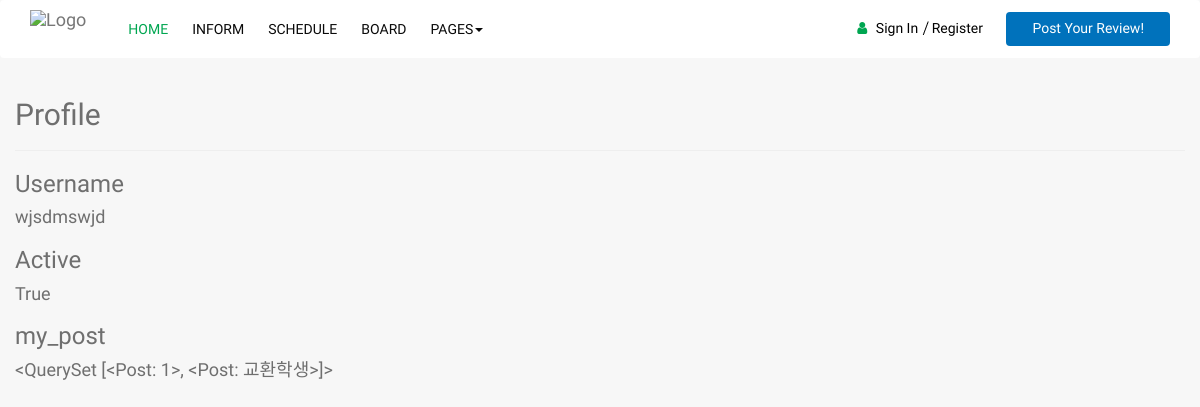
Page /users/profile/ (signed in) on the earlier database version.
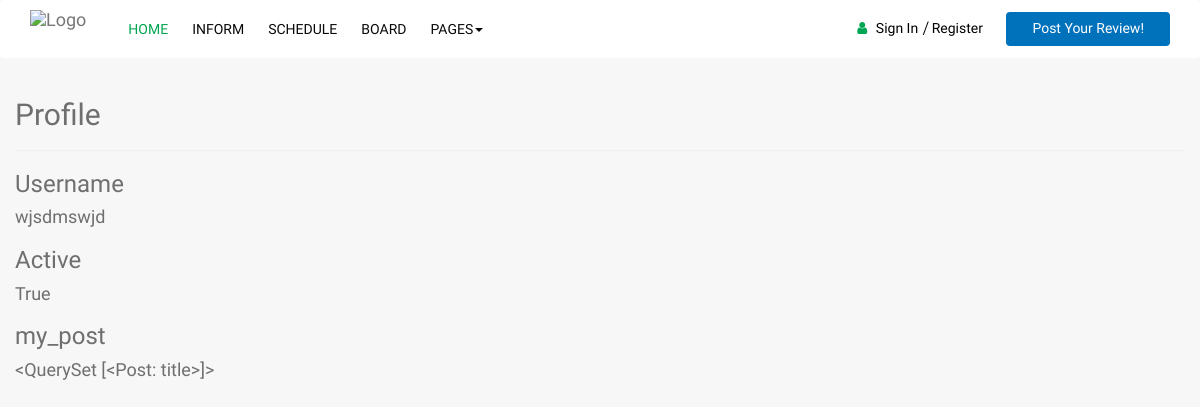
Same page on the later database version.
### blog/models.py (models this page shows, shortened)
class Post(models.Model):
    author = models.ForeignKey('auth.User')
    title = models.CharField(max_length=200)
    text = models.TextField()
    created_date = models.DateTimeField(
            default=timezone.now)
    published_date = models.DateTimeField(
            blank=True, null=True)
    photo = models.ImageField(blank=True, null=True)
    class Admin:
    	   pass
    def __str__(self):
        return self.title

### users/views.py (the view)
@login_required
def profile_view(request):
    context = {}
    if request.user.is_authenticated():
        user = User.objects.get(username=request.user)
        context = {
            'username': user.username,
            'active': user.is_active,
            'my_post': Post.objects.filter(author=user),
        }
    return render(request, 'users/profile.html', context)

### users/templates/users/profile.html (shortened to what this page needs)
<html lang="ko">
  <head>
    {% load staticfiles %}
    <link rel="stylesheet" href="{% static 'css/bootstrap.min.css' %}" >
    <link rel="stylesheet" href="{% static 'css/font-awesome.min.css' %}">
	<link rel="stylesheet" href="{% static 'css/icofont.css' %}">
    <link rel="stylesheet" href="{% static 'css/slidr.css' %}">
    <link rel="stylesheet" href="{% static 'css/main.css' %}">
	<link id="preset" rel="stylesheet" href="{% static 'css/presets/preset1.css' %}">
    <link rel="stylesheet" href="{% static 'css/responsive.css' %}">
  </head>
  <body>
	<header id="header" class="clearfix">
		<nav class="navbar navbar-default">
			<div class="container">
				<div class="navbar-header">
					<a class="navbar-brand"><img class="img-responsive" src="{% static 'images/logo.png' %}" alt="Logo"></a>
				</div>
				<div class="navbar-left">
					<div class="collapse navbar-collapse" id="navbar-collapse">
						<ul class="nav navbar-nav">
							<li class="active"><a href="{% url 'main_view' %}">Home</a></li>
							<li><a href="job-list.html">Inform</a></li>
							<li><a href="details.html">Schedule</a></li>
							<li><a href="{% url 'post_list' %}">Board</a></li>
							<li class="dropdown"><a href="javascript:void(0);" class="dropdown-toggle" data-toggle="dropdown">Pages<span class="caret"></span></a>
							</li>
						</ul>
					</div>
				</div>
				<div class="nav-right">
					<ul class="sign-in">
						<li><i class="fa fa-user"></i></li>
						<li><a href="{% url 'login' %}">Sign In</a></li>
						<li><a href="{% url 'register' %}">Register</a></li>
					</ul>
					<a href="{% url 'post_new' %}" class="btn">Post Your Review!</a>
				</div>
			</div>
		</nav>
	</header>
    <div class="col-md-12">
        <div class="page-header">
            <h2>Profile</h2>
        </div>
        <h3>Username</h3>
        <h4>{{ username }}</h4>
        <h3>Active</h3>
        <h4>{{ active }}</h4>
        <h3>my_post</h3>
        <h4>{{ my_post }}</h4>
    </div>
  </body>
 </html>

Differences in the rows shown:
removed Post: title.title "<QuerySet [<Post: 1>, <Post: 교환학생>]>"
added Post: title "<QuerySet [<Post: title>]>"
